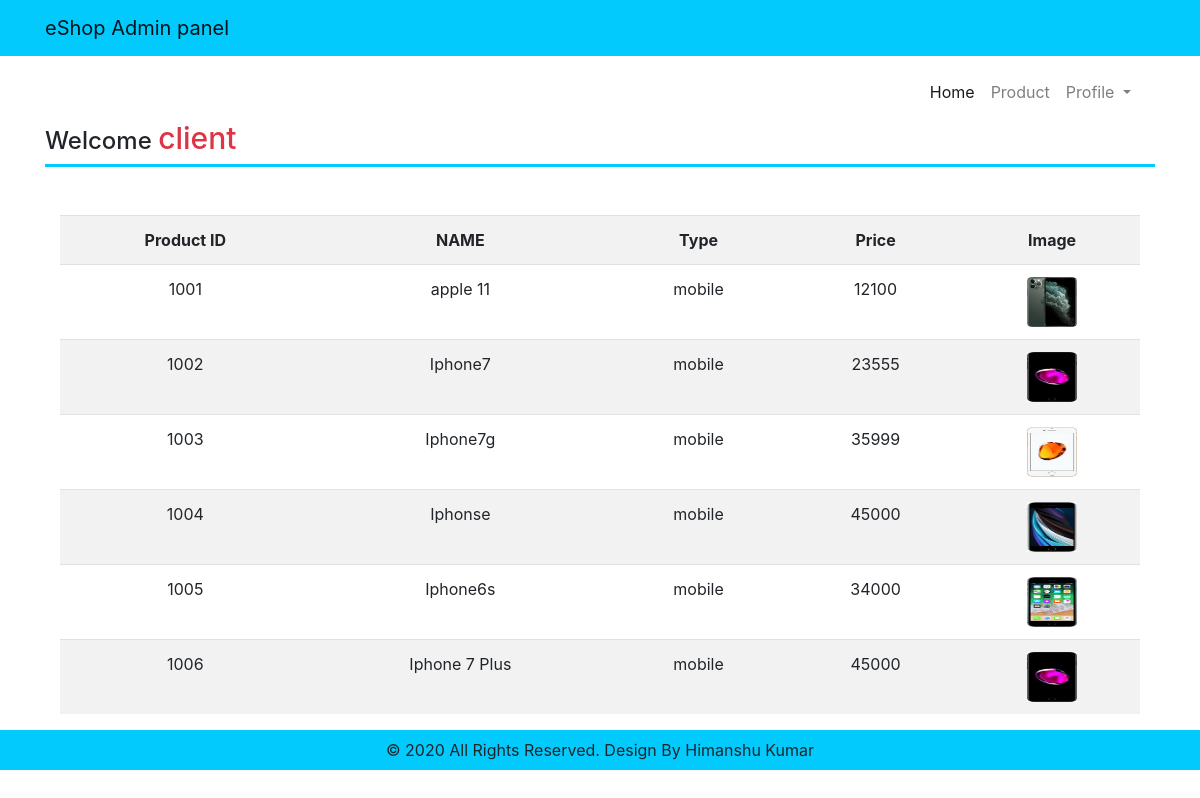
The page /admin/dashboard.php (signed in) on the database its author committed.
### tables this page shows
CREATE TABLE `product_master` (
  `pid` int(11) NOT NULL,
  `pname` varchar(40) DEFAULT NULL,
  `ptype` varchar(40) DEFAULT NULL,
  `pprice` int(11) DEFAULT NULL,
  `pimage` varchar(255) DEFAULT NULL
);

### admin/dashboard.php (the view, shortened to what this page needs)
<!DOCTYPE html>
<html lang="en">
  <head>
    <link rel="stylesheet" href="https://stackpath.bootstrapcdn.com/bootstrap/4.5.0/css/bootstrap.min.css">
  </head>
  <body>
      <header>
        <?php include"header.php"?>
        <?php include"menu.php"?>
         <div class="container">
            <nav style="border-bottom:3px solid #03cafc">
                <h4><?php echo"Welcome <span  class='text-danger'style='font-size:30px;' >".$_SESSION['name'] ."</span>"?></h4>
            </nav>
        </div>
    </header>
    <section class="container mt-5">
        <div class="col-sm-12">
            <?php
                require "connection.php";
                $result = mysqli_query($con,"SELECT * FROM product_master");
                if(mysqli_affected_rows($con)>0)
                {
                    echo"<table class='table table-striped table-responsive-sm table-responsive-md text-center' width='100%'>";
                    echo"<tr>";
                    echo"<th>Product ID</th>
                        <th>NAME</th>
                        <th>Type</th>
                        <th>Price</th>
                        <th>Image</th>";
                    echo"</tr>";
                    while($r = mysqli_fetch_array($result))
                    {
                        echo "<tr>";
                        echo"<td>$r[0]</td>";
                        echo"<td>$r[1]</td>";
                        echo"<td>$r[2]</td>";
                        echo"<td>$r[3]</td>";
                        echo"<td><img src='../$r[4]' width='50' height='50' /></td>";
                        echo "</tr>";
                    }
                    echo "</table>";
                }
                else
                {
                    echo  "<h3>No Record Found !!!!</h3>";
                }
            ?>
        </div>
    </section>
     <footer>
        <?php include"footer.php"?>
    </footer>
  </body>
</html>

### rows shown on the page
product_master: pid "1001", pname "apple 11", ptype "mobile", pprice "12100", pimage (picture)
product_master: pid "1002", pname "Iphone7", ptype "mobile", pprice "23555", pimage (picture)
product_master: pid "1003", pname "Iphone7g", ptype "mobile", pprice "35999", pimage (picture)
product_master: pid "1004", pname "Iphonse", ptype "mobile", pprice "45000", pimage (picture)
product_master: pid "1005", pname "Iphone6s", ptype "mobile", pprice "34000", pimage (picture)
product_master: pid "1006", pname "Iphone 7 Plus", ptype "mobile", pprice "45000", pimage (picture)

### other values the page prints
$_SESSION['name'] "client"
